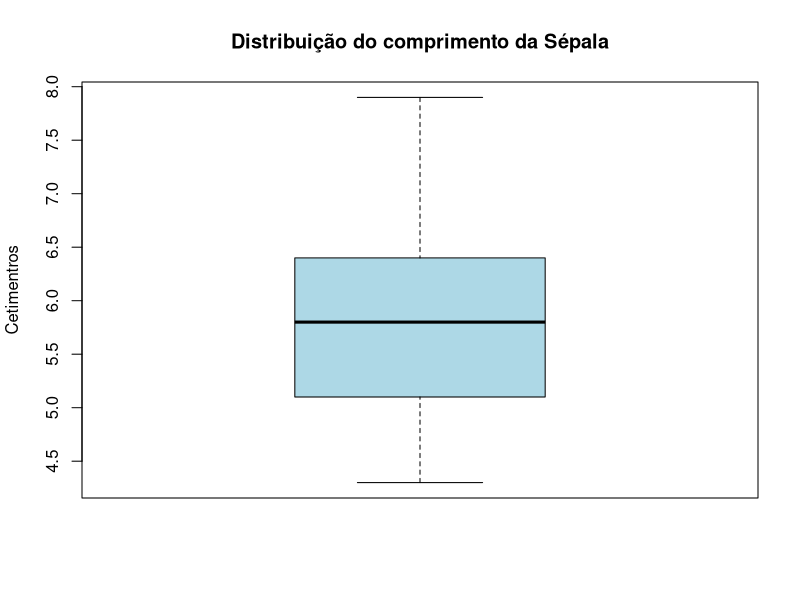
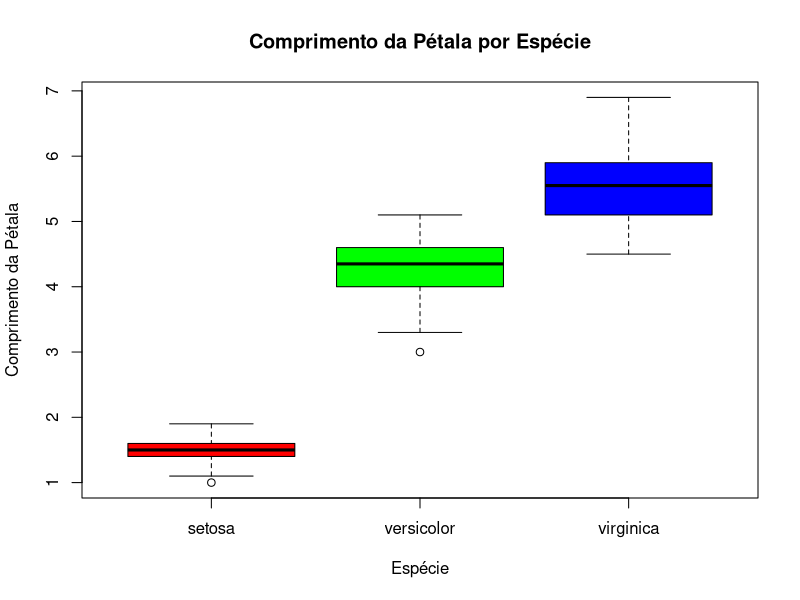

These charts were generated, in order, by the following R code:
head(iris)
str(iris)
summary(iris)

 ## Estatistica basica ##
mean(iris$Sepal.Length)
median(iris$Sepal.Length)
sd(iris$Sepal.Length)
range(iris$Sepal.Length)
    ## media do comprimento da sepala por especie ##
aggregate(Sepal.Length ~ Species, data = iris, mean)
    ## Coeficiente de Variação ##
sd(iris$Sepal.Length) / mean(iris$Sepal.Length) *100
   ##Boxplot-diagrama de caixa##
boxplot(iris$Sepal.Length,
        main = "Distribuição do comprimento da Sépala",
        ylab = "Cetimentros",
        col = "lightblue")

boxplot(Petal.Length ~ Species,
        data = iris,
        main = "Comprimento da Pétala por Espécie",
        xlab = "Espécie",
        ylab = "Comprimento da Pétala",
        col = c("red", "green", "blue"))
